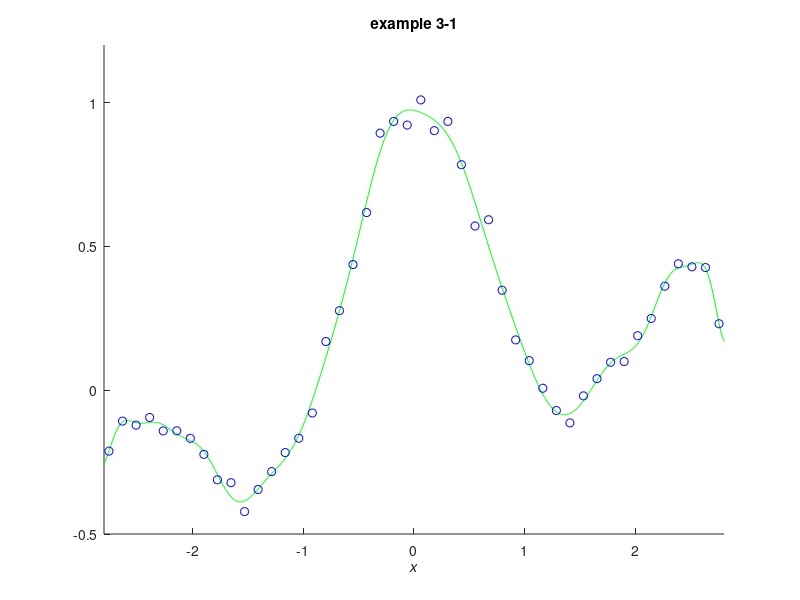

Source code (MATLAB):
%% Example 3.1 Basic Linear Regression with Least Square Method
%
% * *Result in book* : Figure 3.1
% * *Code in book* : Figure 3.2
% * *Output* : |eg03_1.png|
% * *Usage* : |eg03_1(), eg03_1(50, 1000)|
%
%% Source Code
function eg03_1(n, N)
    % init
    rng(0, 'v5uniform'); rng(0, 'v5normal');
    % recommended, use it in future instead of
    % rand('state', 0); randn('state', 0);
    if nargin < 2
        n = 50; N = 1000;
    end

    % constant
    x = linspace(-3, 3, n)';
    X = linspace(-3, 3, N)';
    pix = pi * x;
    y = sin(pix) ./ pix + 0.1 * x + 0.05 * randn(n, 1);

    % base function
    p(:, 1) = ones(n, 1);
    P(:, 1) = ones(N, 1);
    for jj = 1 : 15
        p(:, 2 * jj) = sin(jj / 2 * x); p(:, 2 * jj + 1) = cos(jj / 2 * x);
        P(:, 2 * jj) = sin(jj / 2 * X); P(:, 2 * jj + 1) = cos(jj / 2 * X);
    end

    % solve
    t = p \ y;
    F = P * t;

    % plot
    figure('Name', 'example 3-1'); clf; hold on;
    plot(X, F, 'g-'); plot(x, y, 'bo');
    setFigure('example 3-1');

    % save figure
    saveas(gcf, 'eg03_1', 'png');

    % sub-function, figure setting
    function [] = setFigure( tag )
        title(tag); xlabel('\itx');
        xlim([-2.8, 2.8]); ylim([-0.5, 1.2]);
    end
end
